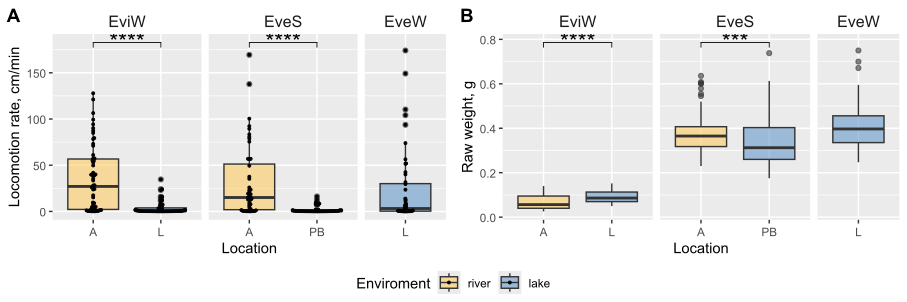

Generate this figure with R:
library(openxlsx)
library(scales)
library(ggplot2)
library(ggpubr)
library(devtools)
#install.packages("devtools")
#devtools::install_github("thomasp85/patchwork")
library(patchwork)
#devtools::install_github("")
library(ggeasy) ## for easy remove axis
#install.packages("ggeasy")
library(ggbeeswarm)

BookEve <- read.xlsx(xlsxFile = "Book1.xlsx", sheet = "Eve")
BookEvi <- read.xlsx(xlsxFile = "Book1.xlsx", sheet = "Evi")
Bookstill<- read.xlsx(xlsxFile = "Book1.xlsx", sheet = "Still_water")


BookEveEvi <- merge(BookEve, BookEvi, all=TRUE)
BookEveEvi$Species <- factor(BookEveEvi$Species, levels = c("EviW", "EveS", "EveW"))
Bookstill$Species <- factor(Bookstill$Species, levels = c("EviW", "EveS", "EveW"))


pstill <- ggplot(Bookstill, aes(x=Location, y=`cm/min`,  fill=Environment)) + 
  geom_boxplot(show.legend = TRUE, alpha = 0.6) + 
  geom_beeswarm(size=0.7) +
  ylab("Locomotion rate, cm/min") +
  facet_grid(~Species, scales="free_x", space="free") + 
  scale_fill_manual(name = "Enviroment", limits = c("river", "lake"),
                    values=c("#ffcc66", "#6699cc")) + 
  theme(legend.position = "bottom", 
        strip.background = element_rect(fill="white"), 
        strip.text = element_text(size = 12)) +
  geom_pwc(data = Bookstill[Bookstill$Species == "EveS", ],
           method = "wilcox_test", label="{p.adj.signif}", 
           hide.ns = TRUE, label.size = 6, vjust = 0.5) +
  geom_pwc(data = Bookstill[Bookstill$Species == "EviW", ],
           method = "wilcox_test", label="{p.adj.signif}", 
           hide.ns = TRUE, label.size = 6, vjust = 0.5)

pstill

pw <- ggplot(BookEveEvi, aes(x=Location, y=Weight,  fill=Environment)) + 
  geom_boxplot(show.legend = TRUE, alpha = 0.6) + 
  
  ylab("Raw weight, g") +
  facet_grid(~Species, scales="free_x", space="free") + 
  scale_fill_manual(name = "Enviroment", limits = c("river", "lake"),
                    values=c("#ffcc66", "#6699cc")) + 
  theme(legend.position = "bottom", 
        strip.background = element_rect(fill="white"), 
        strip.text = element_text(size = 12)) +
  geom_pwc(data = BookEveEvi[BookEveEvi$Species == "EveS", ],
           method = "wilcox_test", label="{p.adj.signif}", 
           hide.ns = TRUE, label.size = 6, vjust = 0.5) +
  geom_pwc(data = BookEveEvi[BookEveEvi$Species == "EviW", ],
           method = "wilcox_test", label="{p.adj.signif}", 
           hide.ns = TRUE, label.size = 6, vjust = 0.5)

pw


ggarrange(pstill, pw, 
          nrow = 1, labels = c("A", "B"), 
          common.legend = TRUE, legend = "bottom")

ggsave("Locomotion and weight.png", device=png, 
       width=24, height=8, units="cm", 
       bg = "white", res=600)
